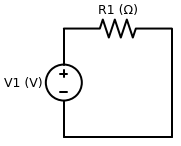
#> input picture img/circuit1.png, 181 x 146 px
$ python ej1.py
#> lines starting #> are read from the running program, lines starting #| are printed output that depends on the picture
import matplotlib.pyplot as plt
from matplotlib.animation import FuncAnimation
from matplotlib.widgets import Slider, Button
import numpy as np
from PIL import Image
import matplotlib.image as mpimg

# Crear figura y ejes para el gráfico de corriente y el diagrama del circuito
fig, (ax_circuit, ax_current) = plt.subplots(1, 2, figsize=(12, 6))
plt.subplots_adjust(left=0.1, bottom=0.35)  # Ajustar espacio para los sliders y botones

# Parámetros iniciales
V_init = 10  # Voltaje inicial
R_init = 2   # Resistencia inicial
time_max = 30  # Tiempo máximo en segundos
fps = 10
frames = time_max * fps  # Número de frames

# Almacenar datos
x_data = []
y_data = []

# Variables de corriente
current = V_init / R_init
last_time = 0
paused = False

# Configurar sliders
axcolor = 'lightgoldenrodyellow'
ax_volt = plt.axes([0.15, 0.25, 0.30, 0.02], facecolor=axcolor)  # Slider para voltaje
ax_res = plt.axes([0.15, 0.20, 0.30, 0.02], facecolor=axcolor)   # Slider para resistencia

s_volt = Slider(ax_volt, 'Voltaje (V)', 0, 20, valinit=V_init, valstep=0.1)
s_res = Slider(ax_res, 'Resistencia (Ω)', 0.1, 10, valinit=R_init, valstep=0.1)

# Crear ejes para mostrar la resistencia, intensidad y voltaje
ax_resistance = plt.axes([0.15, 0.05, 0.75, 0.03], frameon=False)  # Posición de subtítulos
ax_resistance.xaxis.set_visible(False)
ax_resistance.yaxis.set_visible(False)

a = ax_resistance.text(0, 0.01, f'Resistencia Total: {R_init} Ω', fontsize=10, va='center')
b = ax_resistance.text(0.62, 0.01, f'Intensidad Total: {current:.2f} A', fontsize=10, va='center', ha='center')
c = ax_resistance.text(1.15, 0.01, f'Voltaje Total: {V_init} V', fontsize=10, va='center', ha='right')

# Función para actualizar la corriente basada en los valores de los sliders
def update_current(val):
    global current
    voltage = s_volt.val
    resistance = s_res.val
    current = voltage / resistance
    ax_current.set_title(f"Intensidad: {current:.2f} A")
    a.set_text(f"Resistencia Total: {resistance:.2f} Ω")
    b.set_text(f"Intensidad Total: {current:.2f} A")
    c.set_text(f"Voltaje Total: {voltage:.2f} V")

# Función para reiniciar la animación
def reset(event):
    global x_data, y_data, last_time, paused
    x_data = []
    y_data = []
    last_time = 0
    s_volt.set_val(V_init)
    s_res.set_val(R_init)
    ax_current.clear()
    update_current(None)
    ani.event_source.stop()
    ani.frame_seq = ani.new_frame_seq()
    ani.event_source.start()
    paused = False  # Asegurarse de que la animación se reanude

# Función para alternar pausa y reanudar
def toggle_pause(event):
    global paused
    if paused:
        ani.event_source.start()
        paused = False
        pause_button.label.set_text('Pausar')
    else:
        ani.event_source.stop()
        paused = True
        pause_button.label.set_text('Reanudar')

# Configurar botones
ax_button_reset = plt.axes([0.55, 0.1, 0.1, 0.05])
button_reset = Button(ax_button_reset, 'Reiniciar', color='lightblue', hovercolor='lightgreen')
button_reset.on_clicked(reset)

ax_button_pause = plt.axes([0.65, 0.1, 0.1, 0.05])
pause_button = Button(ax_button_pause, 'Pausar', color='lightblue', hovercolor='lightgreen')
pause_button.on_clicked(toggle_pause)

# Función para animar el gráfico de corriente
def animate(i):
    global last_time

    if not paused:
        # Tiempo en segundos
        t = i / fps

        if t > last_time:
            last_time = t

            # Añadir nuevos datos
            x_data.append(t)
            y_data.append(current)

            # Limpiar gráfico anterior
            ax_current.clear()

            # Graficar datos actualizados
            ax_current.plot(x_data, y_data, color='red')
            ax_current.set_xlim(0, time_max)
            ax_current.set_ylim(0, max(y_data) + 10 if y_data else 10)
            ax_current.grid(True)

        update_current(None)  # Actualizar el gráfico con los valores de los sliders

# Cargar y mostrar la imagen del circuito en el eje correspondiente
circuit_img = mpimg.imread('img/circuit1.png')
#> circuit_img is the input picture: shape (146, 181, 4) float32; mean R, G, B, A 0.927, 0.927, 0.927, 0.0527
ax_circuit.imshow(circuit_img)
ax_circuit.axis('off')  # Ocultar los ejes del circuito

# Configurar la animación
ani = FuncAnimation(fig, animate, frames=frames, interval=1000//fps, repeat=False)

# Mostrar el gráfico
plt.show()
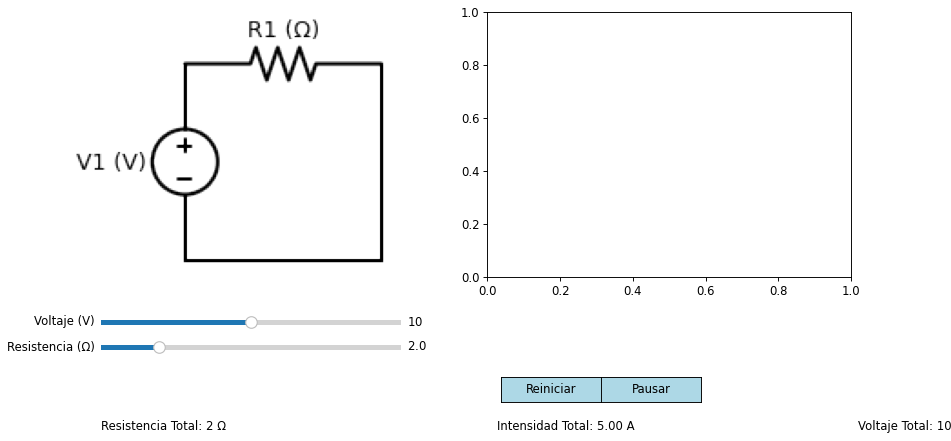
#> figure drawn by matplotlib, 3 panels
